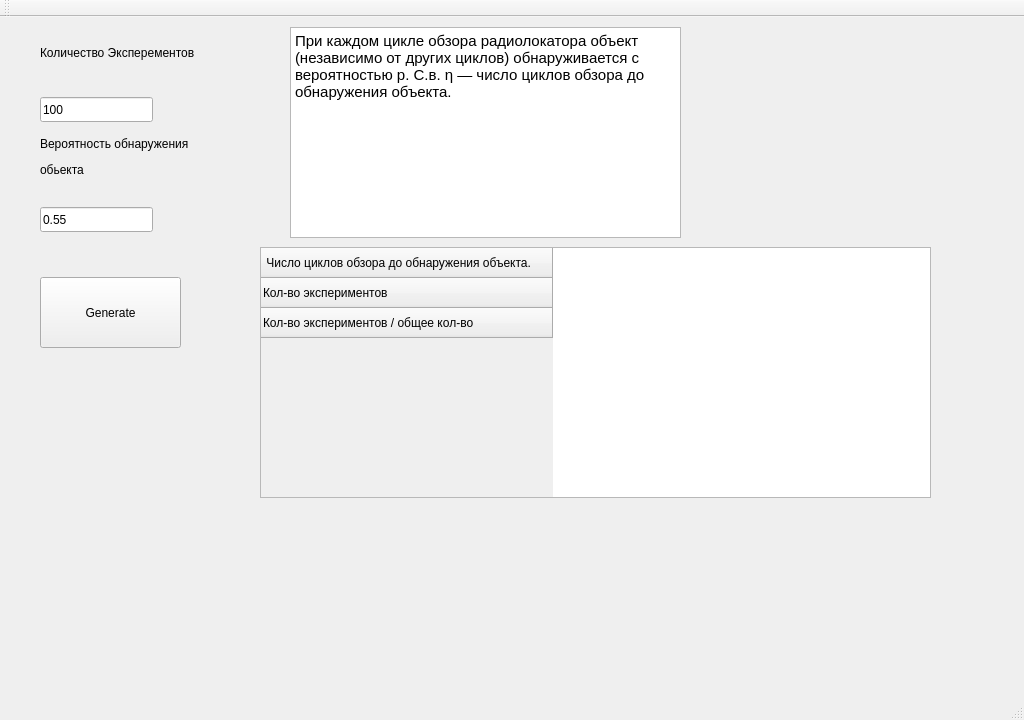
<?xml version="1.0" encoding="UTF-8"?>
<ui version="4.0">
 <class>MainWindow</class>
 <widget class="QMainWindow" name="MainWindow">
  <property name="geometry">
   <rect>
    <x>0</x>
    <y>0</y>
    <width>1024</width>
    <height>720</height>
   </rect>
  </property>
  <property name="windowTitle">
   <string>MainWindow</string>
  </property>
  <widget class="QWidget" name="centralWidget">
   <widget class="QPushButton" name="pushButton">
    <property name="geometry">
     <rect>
      <x>40</x>
      <y>260</y>
      <width>141</width>
      <height>71</height>
     </rect>
    </property>
    <property name="text">
     <string>Generate</string>
    </property>
   </widget>
   <widget class="QLineEdit" name="lineEdit">
    <property name="geometry">
     <rect>
      <x>40</x>
      <y>80</y>
      <width>113</width>
      <height>25</height>
     </rect>
    </property>
    <property name="text">
     <string>100</string>
    </property>
   </widget>
   <widget class="QLineEdit" name="lineEdit_2">
    <property name="geometry">
     <rect>
      <x>40</x>
      <y>190</y>
      <width>113</width>
      <height>25</height>
     </rect>
    </property>
    <property name="text">
     <string>0.55</string>
    </property>
   </widget>
   <widget class="QTableWidget" name="tableWidget">
    <property name="geometry">
     <rect>
      <x>260</x>
      <y>230</y>
      <width>671</width>
      <height>251</height>
     </rect>
    </property>
    <row>
     <property name="text">
      <string> Число циклов обзора до обнаружения объекта.</string>
     </property>
    </row>
    <row>
     <property name="text">
      <string>Кол-во экспериментов</string>
     </property>
    </row>
    <row>
     <property name="text">
      <string>Кол-во экспериментов / общее кол-во</string>
     </property>
    </row>
   </widget>
   <widget class="QLabel" name="label">
    <property name="geometry">
     <rect>
      <x>40</x>
      <y>10</y>
      <width>211</width>
      <height>51</height>
     </rect>
    </property>
    <property name="text">
     <string>Количество Эксперементов</string>
    </property>
   </widget>
   <widget class="QLabel" name="label_2">
    <property name="geometry">
     <rect>
      <x>40</x>
      <y>120</y>
      <width>211</width>
      <height>61</height>
     </rect>
    </property>
    <property name="text">
     <string>&lt;html&gt;&lt;head/&gt;&lt;body&gt;&lt;p&gt;Вероятность обнаружения &lt;/p&gt;&lt;p&gt;обьекта&lt;/p&gt;&lt;p&gt;&lt;br/&gt;&lt;/p&gt;&lt;/body&gt;&lt;/html&gt;</string>
    </property>
   </widget>
   <widget class="QTextBrowser" name="textBrowser">
    <property name="geometry">
     <rect>
      <x>290</x>
      <y>10</y>
      <width>391</width>
      <height>211</height>
     </rect>
    </property>
    <property name="html">
     <string>&lt;!DOCTYPE HTML PUBLIC &quot;-//W3C//DTD HTML 4.0//EN&quot; &quot;http://www.w3.org/TR/REC-html40/strict.dtd&quot;&gt;
&lt;html&gt;&lt;head&gt;&lt;meta name=&quot;qrichtext&quot; content=&quot;1&quot; /&gt;&lt;style type=&quot;text/css&quot;&gt;
p, li { white-space: pre-wrap; }
&lt;/style&gt;&lt;/head&gt;&lt;body style=&quot; font-family:'Ubuntu'; font-size:11pt; font-weight:400; font-style:normal;&quot;&gt;
&lt;p style=&quot; margin-top:0px; margin-bottom:0px; margin-left:0px; margin-right:0px; -qt-block-indent:0; text-indent:0px;&quot;&gt;При каждом цикле обзора радиолокатора объект (независимо от других циклов) обнаруживается с вероятностью p. С.в. η — число циклов обзора до обнаружения объекта.&lt;/p&gt;&lt;/body&gt;&lt;/html&gt;</string>
    </property>
   </widget>
  </widget>
  <widget class="QMenuBar" name="menuBar">
   <property name="geometry">
    <rect>
     <x>0</x>
     <y>0</y>
     <width>1024</width>
     <height>22</height>
    </rect>
   </property>
  </widget>
  <widget class="QToolBar" name="mainToolBar">
   <attribute name="toolBarArea">
    <enum>TopToolBarArea</enum>
   </attribute>
   <attribute name="toolBarBreak">
    <bool>false</bool>
   </attribute>
  </widget>
  <widget class="QStatusBar" name="statusBar"/>
 </widget>
 <layoutdefault spacing="6" margin="11"/>
 <resources/>
 <connections/>
</ui>
